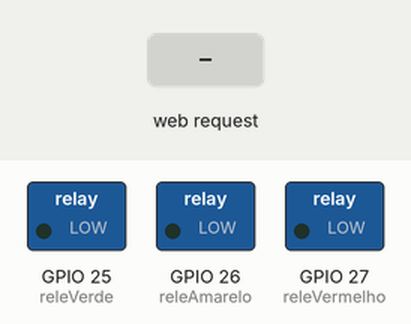
The program below on a simulated ESP32. Parts: switched loads named in the program (green lamp = pin HIGH). The inputs (shaded band) are chosen by the test bench. WiFi joins after 1.5 s; servers stay silent unless stated; what the program prints to the serial monitor is not drawn.

Above: at 2.7 s.
2.8 s: HTTP request GET /toggle1 received
At 4.0 s:
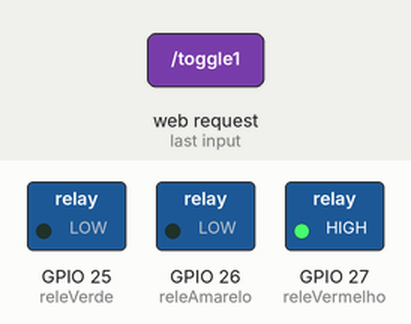
4.3 s: HTTP request GET /toggle2 received
At 5.4 s:
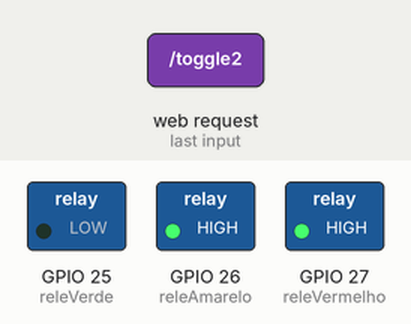
5.8 s: HTTP request GET /toggle3 received
At 6.5 s:
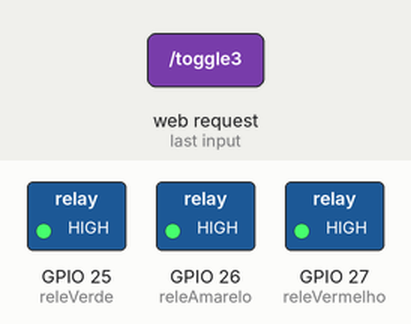
7.3 s: HTTP request GET /toggle1 received
At 7.6 s:
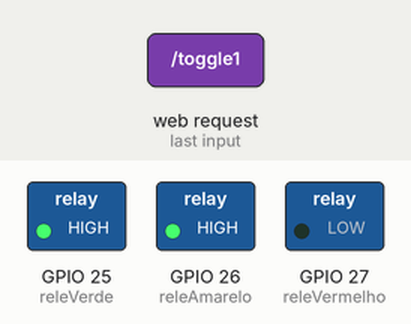
8.8 s: HTTP request GET /toggle2 received
At 10.0 s:
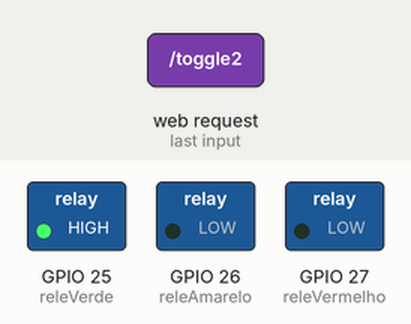
Timing chart, 0 to 11.3 s (numbered marks = the images above; inputs shaded):
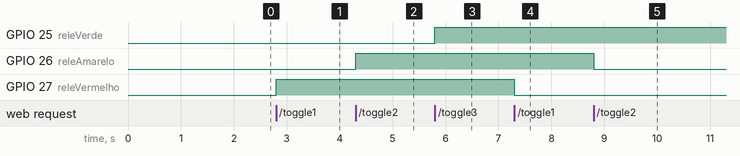

Measured:
- after the input at 2.8 s, GPIO 27 (releVermelho): LOW → HIGH at once
- after the input at 4.3 s, GPIO 26 (releAmarelo): LOW → HIGH at once
- after the input at 5.8 s, GPIO 25 (releVerde): LOW → HIGH at once
- after the input at 7.3 s, GPIO 27 (releVermelho): HIGH → LOW at once
- after the input at 8.8 s, GPIO 26 (releAmarelo): HIGH → LOW at once

The program:

main.cpp
```cpp
#include <WiFi.h>
#include <WebServer.h>

// Credenciais Wi-Fi
const char* ssid = "Diego";
const char* password = "pctop840";

// Instância do servidor
WebServer server(80);

// Pinos dos relés
const int releVermelho = 27;
const int releAmarelo = 26;
const int releVerde = 25;

bool estadoVermelho = false;
bool estadoAmarelo = false;
bool estadoVerde = false;

// Página HTML completa, incluindo CSS e JavaScript
const char* htmlContent = R"rawliteral(
<!DOCTYPE html>
<html lang="pt-BR">
<head>
  <meta charset="UTF-8" />
  <meta name="viewport" content="width=device-width, initial-scale=1.0"/>
  <title>TaskFlow</title>
  <style>
    * {
      margin: 0;
      padding: 0;
      box-sizing: border-box;
    }

    body {
      font-family: 'Segoe UI', sans-serif;
      background-color: #0d3a33;
      display: flex;
      align-items: center;
      justify-content: center;
      min-height: 100vh;
      padding: 20px;
    }

    .wrapper {
      background-color: #12423a;
      padding: 40px 30px;
      border-radius: 20px;
      box-shadow: 0 0 20px rgba(0, 0, 0, 0.3);
      text-align: center;
      width: 700px;
    }

    .logos {
      display: flex;
      justify-content: center;
      align-items: center;
      margin-bottom: 10px;
    }

    .logos img {
      height: 60px;
      margin: 0 10px;
    }

    .wrapper h1 {
      color: white;
      font-size: 32px;
      margin-bottom: 30px;
    }

    .content {
      background-color: white;
      border-radius: 16px;
      padding: 24px;
      text-align: left;
    }

    .content h2 {
      color: #12423a;
      font-size: 22px;
      margin-bottom: 20px;
      text-align: center;
    }

    .card {
      background-color: #f4f4f4;
      border-radius: 12px;
      padding: 16px;
      margin-bottom: 16px;
      box-shadow: 0 0 8px rgba(0, 0, 0, 0.1);
    }

    .card-header {
      display: flex;
      justify-content: space-between;
      align-items: center;
    }

    .card-header strong {
      font-size: 18px;
      color: #333;
    }

    .btn-detalhar {
      background-color: #2b57db;
      color: white;
      padding: 8px 12px;
      border: none;
      border-radius: 6px;
      cursor: pointer;
      font-size: 14px;
    }

    .btn-detalhar:hover {
      background-color: #1f47c5;
    }

    .detalhes {
      display: none;
      margin-top: 15px;
      border-top: 1px solid #ccc;
      padding-top: 15px;
    }

    .detalhes span {
      display: block;
      margin-bottom: 8px;
      font-size: 15px;
    }

    .detalhes .boxe {
      color: #2b57db;
      font-weight: bold;
    }

    .acoes {
      display: flex;
      justify-content: space-between;
      margin-top: 10px;
      gap: 10px;
    }

    .acoes button {
      flex: 1;
      padding: 10px;
      font-size: 15px;
      border: none;
      border-radius: 6px;
      cursor: pointer;
      color: white;
    }

    .iniciar { background-color: #28a745; }
    .pausar { background-color: #ffc107; color: black; }
    .finalizar { background-color: #dc3545; }

    .iniciar:hover { background-color: #218838; }
    .pausar:hover { background-color: #e0a800; }
    .finalizar:hover { background-color: #c82333; }
  </style>
</head>
<body>
  <div class="wrapper">
    <div class="logos">
      <img src="./img/raspberry.png" alt="Pico">
      <img src="https://upload.wikimedia.org/wikipedia/en/c/cb/Raspberry_Pi_Logo.svg" alt="Raspberry Logo">
    </div>
    <h1>TaskFlow</h1>

    <div class="content">
      <h2>Ordens de Serviço</h2>

      <div class="card">
        <div class="card-header">
          <strong>Trocar Filtro de Óleo</strong>
          <button class="btn-detalhar" onclick="toggleDetalhes(this)">Detalhar</button>
        </div>
        <div class="detalhes">
          <span><strong>Descrição:</strong> Substituir filtro de óleo</span>
          <span><strong>Tempo estimado:</strong> 1 hora</span>
          <span><strong>Veículo:</strong> Palio 2012</span>
          <span><strong>Boxe de manutenção:</strong> <span class="boxe">Boxe 3</span></span>
          <span><strong>Mecânico:</strong> João</span>
          <div class="acoes">
            <button class="iniciar" onclick="toggleRele(3)">Iniciar</button>
            <button class="pausar" onclick="toggleRele(2)">Pausar</button>
            <button class="finalizar" onclick="toggleRele(1)">Finalizar</button>
          </div>
        </div>
      </div>

      <div class="card">
        <div class="card-header">
          <strong>Inspecionar Freios</strong>
          <button class="btn-detalhar" onclick="toggleDetalhes(this)">Detalhar</button>
        </div>
        <div class="detalhes">
          <span><strong>Descrição:</strong> Verificar pastilhas e discos</span>
          <span><strong>Tempo estimado:</strong> 1h30</span>
          <span><strong>Veículo:</strong> HB20 2020</span>
          <span><strong>Boxe de manutenção:</strong> <span class="boxe">Boxe 7</span></span>
          <span><strong>Mecânico:</strong> Maria</span>
          <div class="acoes">
            <button class="iniciar" onclick="toggleRele(3)">Iniciar</button>
            <button class="pausar" onclick="toggleRele(2)">Pausar</button>
            <button class="finalizar" onclick="toggleRele(1)">Finalizar</button>
          </div>
        </div>
      </div>

      <div class="card">
        <div class="card-header">
          <strong>Alinhamento</strong>
          <button class="btn-detalhar" onclick="toggleDetalhes(this)">Detalhar</button>
        </div>
        <div class="detalhes">
          <span><strong>Descrição:</strong> Verificação e ajuste da geometria das rodas</span>
          <span><strong>Tempo estimado:</strong> 2 horas</span>
          <span><strong>Veículo:</strong> Ford Ka 2015</span>
          <span><strong>Boxe de manutenção:</strong> <span class="boxe">Boxe 12</span></span>
          <span><strong>Mecânico:</strong> Pedro</span>
          <div class="acoes">
            <button class="iniciar" onclick="toggleRele(3)">Iniciar</button>
            <button class="pausar" onclick="toggleRele(2)">Pausar</button>
            <button class="finalizar" onclick="toggleRele(1)">Finalizar</button>
          </div>
        </div>
      </div>

    </div>
  </div>

  <script>
    function toggleDetalhes(botao) {
      const detalhes = botao.parentElement.nextElementSibling;
      const visivel = detalhes.style.display === 'block';
      detalhes.style.display = visivel ? 'none' : 'block';
      botao.textContent = visivel ? 'Detalhar' : 'Ver menos';
    }

    function toggleRele(num) {
      fetch('/toggle' + num)
        .then(response => {
          if (!response.ok) {
            throw new Error('Erro na requisição');
          }
          return response.text();
        })
        .then(state => {
          console.log('Relé ' + num + ' está ' + state);
        })
        .catch(error => console.error('Erro:', error));
    }
  </script>
</body>
</html>
)rawliteral";

// Handlers
void handleToggle1() {
  estadoVermelho = !estadoVermelho;
  digitalWrite(releVermelho, estadoVermelho ? HIGH : LOW);
  server.send(200, "text/plain", estadoVermelho ? "ON" : "OFF");
}

void handleToggle2() {
  estadoAmarelo = !estadoAmarelo;
  digitalWrite(releAmarelo, estadoAmarelo ? HIGH : LOW);
  server.send(200, "text/plain", estadoAmarelo ? "ON" : "OFF");
}

void handleToggle3() {
  estadoVerde = !estadoVerde;
  digitalWrite(releVerde, estadoVerde ? HIGH : LOW);
  server.send(200, "text/plain", estadoVerde ? "ON" : "OFF");
}

void handleRoot() {
  server.send(200, "text/html", htmlContent);
}

void setup() {
  Serial.begin(115200);

  // Configura os pinos dos relés como saída
  pinMode(releVermelho, OUTPUT);
  pinMode(releAmarelo, OUTPUT);
  pinMode(releVerde, OUTPUT);

  // Desliga todos os relés no início
  digitalWrite(releVermelho, LOW);
  digitalWrite(releAmarelo, LOW);
  digitalWrite(releVerde, LOW);

  // Conecta ao Wi-Fi
  WiFi.begin(ssid, password);
  Serial.print("Conectando ao Wi-Fi");
  while (WiFi.status() != WL_CONNECTED) {
    delay(500);
    Serial.print(".");
  }
  Serial.println("\nWiFi conectado!");
  Serial.print("IP: ");
  Serial.println(WiFi.localIP());

  // Rotas do servidor
  server.on("/", handleRoot);
  server.on("/toggle1", handleToggle1);
  server.on("/toggle2", handleToggle2);
  server.on("/toggle3", handleToggle3);

  server.begin();
  Serial.println("Servidor HTTP iniciado.");
}

void loop() {
  server.handleClient();
}
```
